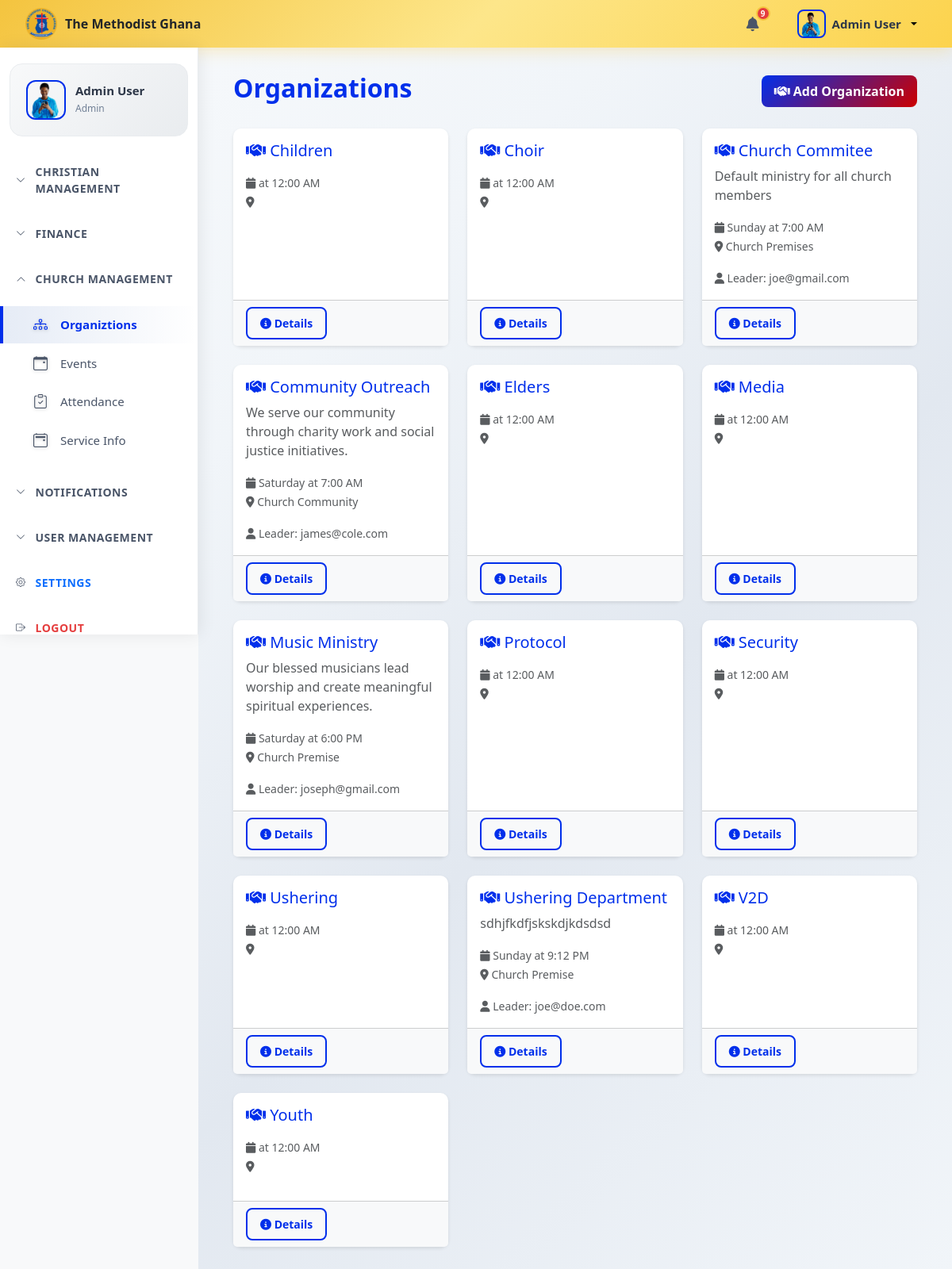
/app/views/ministries.php (signed in), run on an earlier commit of the app's database.
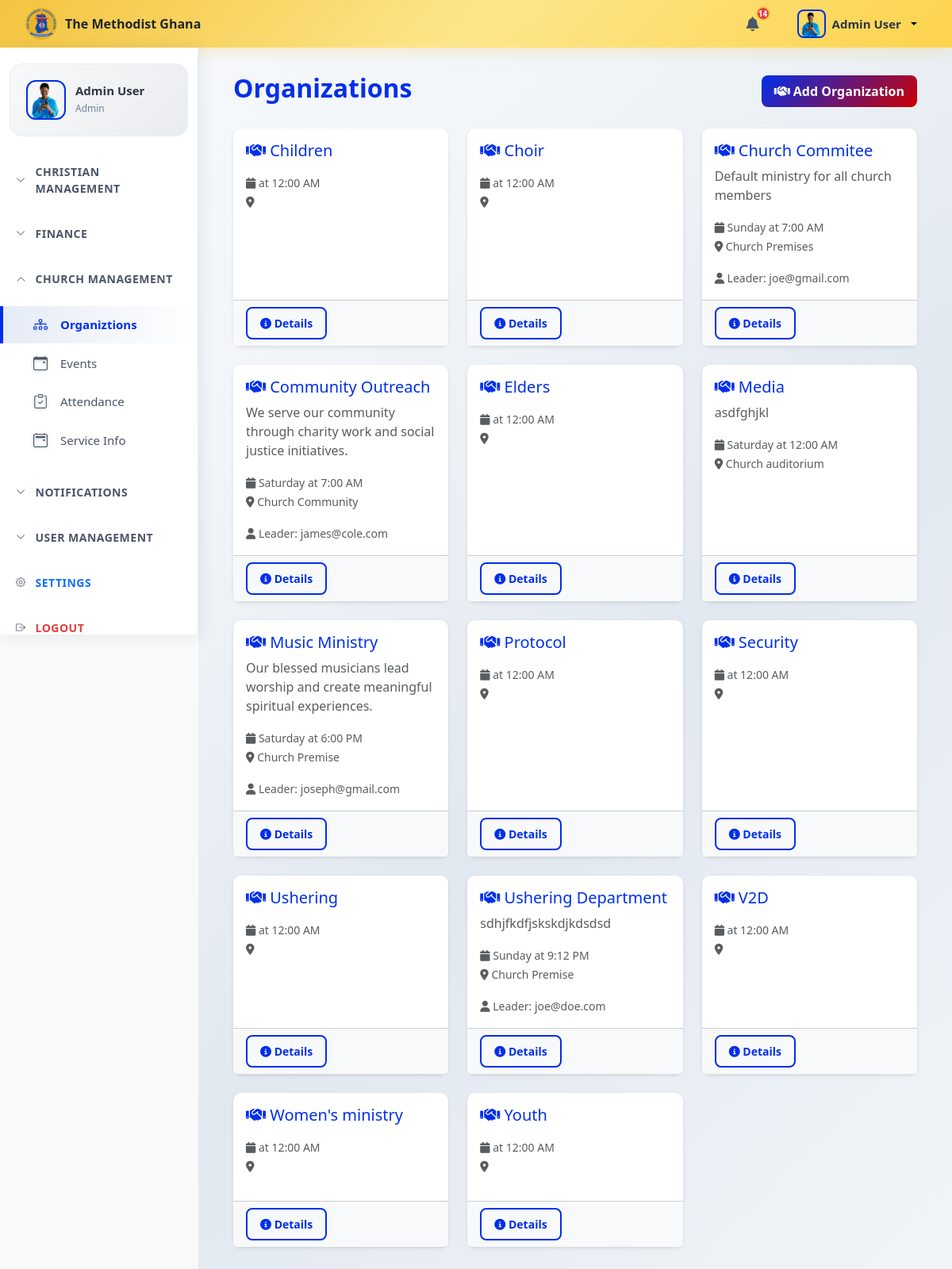
And on a later commit of the database.
### tables this page shows
CREATE TABLE `ministries` (
  `id` int(11) NOT NULL,
  `name` varchar(100) NOT NULL,
  `description` text DEFAULT NULL,
  `leader_id` int(11) DEFAULT NULL,
  `leader_email` varchar(255) DEFAULT NULL,
  `meeting_day` varchar(20) DEFAULT NULL,
  `meeting_time` time DEFAULT NULL,
  `location` varchar(255) DEFAULT NULL,
  `status` varchar(50) DEFAULT 'active',
  `created_at` timestamp NOT NULL DEFAULT current_timestamp(),
  `updated_at` timestamp NOT NULL DEFAULT current_timestamp() ON UPDATE current_timestamp()
);

### config/database.php (called while the page is built, shortened)
<?php
class Database {
    private $host = 'localhost';
    private $db_name = 'church_management_system';
    private $user = 'root';
    private $password = '';
    private $pdo;
    private static $instance = null;
    public static function getInstance() {
        if (self::$instance === null) {
            self::$instance = new self();
        }
        return self::$instance;
    }
    public function connect() {
        try {
            $dsn = 'mysql:host=' . $this->host . ';dbname=' . $this->db_name;
            $this->pdo = new PDO($dsn, $this->user, $this->password);
            $this->pdo->setAttribute(PDO::ATTR_ERRMODE, PDO::ERRMODE_EXCEPTION);
            $this->pdo->setAttribute(PDO::ATTR_DEFAULT_FETCH_MODE, PDO::FETCH_ASSOC);
        } catch (PDOException $e) {
            die('Connection Error: ' . $e->getMessage());
        }
    }
    public function query($sql, $params = []) {
        try {
            $stmt = $this->pdo->prepare($sql);
            $stmt->execute($params);
            return $stmt;
        } catch (PDOException $e) {
            die('Query Error: ' . $e->getMessage());
        }
    }
    public function fetch($sql, $params = []) {
        return $this->query($sql, $params)->fetch();
    }
    public function fetchAll($sql, $params = []) {
        return $this->query($sql, $params)->fetchAll();
    }
}
?>

### app/views/ministries.php (the view, shortened to what the changed rows need)
<?php
require_once __DIR__ . '/../../config/database.php';
$db = Database::getInstance();
$ministries = $db->fetchAll("SELECT * FROM ministries WHERE status = 'active' ORDER BY name");
?>
<?php include 'header.php'; ?>
<div class="main-content">
    <div class="container-fluid">
        <div class="d-flex justify-content-between align-items-center mb-4">
            <h2 class="fw-bold" style="color: var(--primary-color);">Organizations</h2>
        </div>
     <?php if(!empty($ministries)): ?>
        <div class="row g-4">
            <?php foreach ($ministries as $m): ?>
                <div class="col-md-6 col-lg-4">
                    <div class="card h-100">
                        <div class="card-body">
                            <h5 class="card-title" style="color: var(--primary-color);">
                                <i class="fas fa-handshake"></i> <?php echo htmlspecialchars($m['name']); ?>
                            </h5>
                            <p class="card-text text-muted"><?php echo htmlspecialchars($m['description']); ?></p>
                            <div class="mb-3">
                                <small class="text-muted">
                                    <i class="fas fa-calendar"></i> <?php echo ucfirst($m['meeting_day']) . ' at ' . date('g:i A', strtotime($m['meeting_time'])); ?>
                                </small><br>
                                <small class="text-muted">
                                    <i class="fas fa-map-marker-alt"></i> <?php echo htmlspecialchars($m['location']); ?>
                                </small>
                            </div>
                            <?php if ($m['leader_email']): ?>
                                <small class="text-muted">
                                    <i class="fas fa-user"></i> Leader: <?php echo htmlspecialchars($m['leader_email']); ?>
                                </small>
                            <?php endif; ?>
                        </div>
                        <div class="card-footer bg-light">
                            <button class="btn btn-sm btn-outline-primary" data-bs-toggle="modal" data-bs-target="#ministryDetailsModal<?php echo $m['id']; ?>">
                                <i class="fas fa-info-circle"></i> Details
                            </button>
                        </div>
                    </div>
                </div>
            <?php endforeach; ?>
        </div>
<?php endif; ?>
    </div>
</div>

### app/views/navbar.php (shortened to what the changed rows need)
<?php
require_once __DIR__ . '/../../config/database.php';
$user_id = $_SESSION['user_id'];
$unread_count = $db->fetch("SELECT COUNT(*) AS unread_count FROM notifications WHERE user_id = ? AND is_read = 0", [$user_id]);
$role = $_SESSION['user_role'] ?? 'Member';
?>
    <nav class="top-navbar">
        <div class="top-nav-right">
         <div class="dropdown">
            <?php if(in_array($role, ['Admin', 'Treasurer', 'Leader'])): ?>
            <button class="top-nav-icon-btn notification-btn" data-bs-toggle="dropdown">
                <i class="fas fa-bell"></i>
                <span class="notification-badge"><?= $unread_count['unread_count'] ?? 0 ?></span>
            </button>
            <?php endif; ?>
         </div>
        </div>
    </nav>
</body>
</html>

What changed in the data, as far as the page shows it:
changed ministries "Media": description (not shown) → "asdfghjkl"; meeting_day (not shown) → "Saturday"; location (not shown) → "Church auditorium"
added ministries: name "Women's ministry", meeting_time "12:00 AM"
Also different on the page:
$unread_count['unread_count']: "9" → "14"
